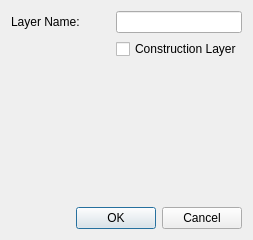
<?xml version="1.0" encoding="UTF-8"?>
<ui version="4.0">
 <class>QG_LayerDialog</class>
 <widget class="QDialog" name="QG_LayerDialog">
  <property name="geometry">
   <rect>
    <x>0</x>
    <y>0</y>
    <width>253</width>
    <height>240</height>
   </rect>
  </property>
  <property name="baseSize">
   <size>
    <width>0</width>
    <height>0</height>
   </size>
  </property>
  <property name="windowTitle">
   <string>Layer Settings</string>
  </property>
  <property name="sizeGripEnabled">
   <bool>false</bool>
  </property>
  <layout class="QGridLayout" name="gridLayout">
   <item row="1" column="2">
    <widget class="QCheckBox" name="cbConstructionLayer">
     <property name="toolTip">
      <string>A Construction Layer has entities of infinite straight lines intended to be used for geometric construction.
The contents of a Construction Layer should not appear in printout.</string>
     </property>
     <property name="text">
      <string>Construction Layer</string>
     </property>
    </widget>
   </item>
   <item row="0" column="0">
    <widget class="QLabel" name="lName">
     <property name="frameShape">
      <enum>QFrame::NoFrame</enum>
     </property>
     <property name="frameShadow">
      <enum>QFrame::Plain</enum>
     </property>
     <property name="text">
      <string>Layer Name:</string>
     </property>
     <property name="wordWrap">
      <bool>false</bool>
     </property>
    </widget>
   </item>
   <item row="3" column="0" colspan="3">
    <widget class="QDialogButtonBox" name="buttonBox">
     <property name="standardButtons">
      <set>QDialogButtonBox::Cancel|QDialogButtonBox::Ok</set>
     </property>
    </widget>
   </item>
   <item row="2" column="0" colspan="3">
    <widget class="QG_WidgetPen" name="wPen" native="true"/>
   </item>
   <item row="0" column="1">
    <spacer name="spacer87">
     <property name="orientation">
      <enum>Qt::Horizontal</enum>
     </property>
     <property name="sizeType">
      <enum>QSizePolicy::Expanding</enum>
     </property>
     <property name="sizeHint" stdset="0">
      <size>
       <width>5</width>
       <height>16</height>
      </size>
     </property>
    </spacer>
   </item>
   <item row="0" column="2">
    <widget class="QLineEdit" name="leName">
     <property name="text">
      <string/>
     </property>
    </widget>
   </item>
  </layout>
 </widget>
 <layoutdefault spacing="6" margin="11"/>
 <customwidgets>
  <customwidget>
   <class>QG_WidgetPen</class>
   <extends>QWidget</extends>
   <header>qg_widgetpen.h</header>
  </customwidget>
 </customwidgets>
 <resources/>
 <connections>
  <connection>
   <sender>buttonBox</sender>
   <signal>rejected()</signal>
   <receiver>QG_LayerDialog</receiver>
   <slot>reject()</slot>
   <hints>
    <hint type="sourcelabel">
     <x>126</x>
     <y>186</y>
    </hint>
    <hint type="destinationlabel">
     <x>20</x>
     <y>20</y>
    </hint>
   </hints>
  </connection>
  <connection>
   <sender>buttonBox</sender>
   <signal>accepted()</signal>
   <receiver>QG_LayerDialog</receiver>
   <slot>validate()</slot>
   <hints>
    <hint type="sourcelabel">
     <x>126</x>
     <y>186</y>
    </hint>
    <hint type="destinationlabel">
     <x>20</x>
     <y>20</y>
    </hint>
   </hints>
  </connection>
 </connections>
</ui>
